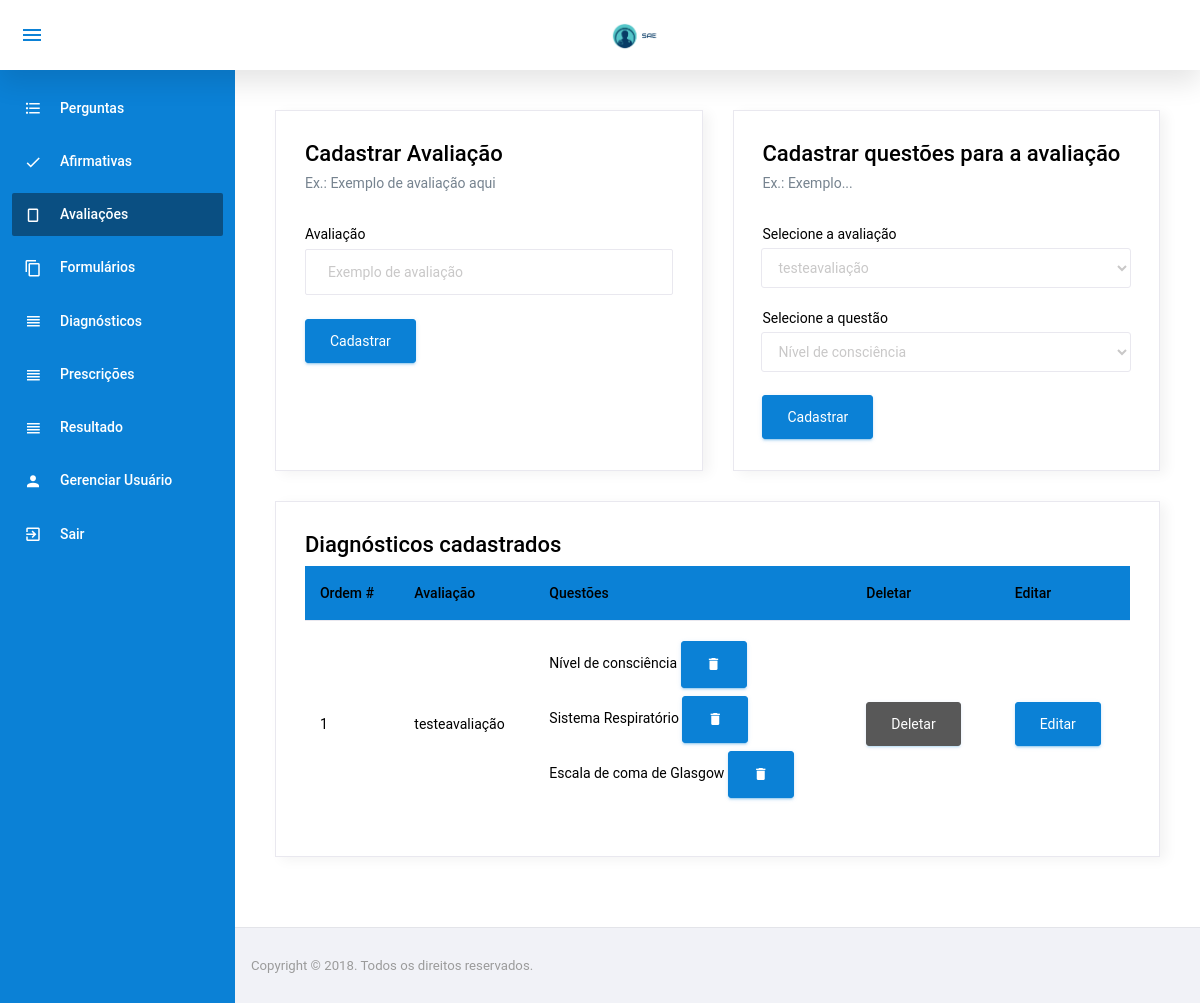
The page /avaliacao/Avaliacao.php (signed in) on the database as committed earlier.
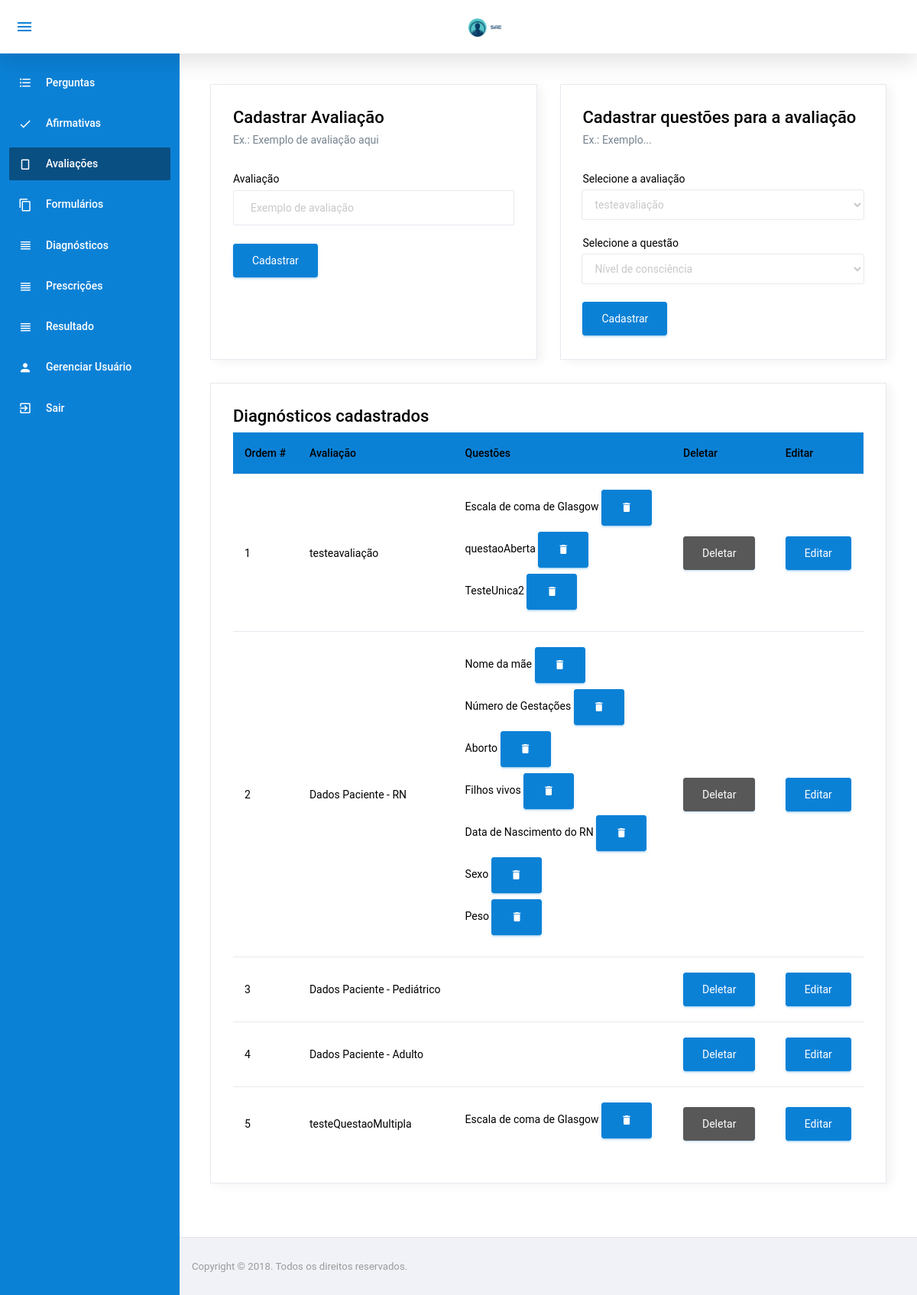
The same page on the database as committed later.
### tables this page shows
CREATE TABLE `avaliacao` (
  `IdAvaliacao` int(11) NOT NULL,
  `Descricao` varchar(100) NOT NULL
);

CREATE TABLE `avaliacaoquestao` (
  `IdQuestao` int(11) NOT NULL,
  `IdAvaliacao` int(11) NOT NULL
);

CREATE TABLE `questao` (
  `IdQuestao` int(11) NOT NULL,
  `IdTipoQuestao` tinyint(4) NOT NULL,
  `Descricao` varchar(300) NOT NULL,
  `PossuiOutro` char(1) NOT NULL
);

### config/BD.php (called while the page is built, shortened)
<?php
	class BancoDados{
		public static function obterConexao(){
			if(isset($conexao) == false){
				$conexao = new PDO("mysql:dbname=u989534060_sae;host=localhost","root","",array(PDO::MYSQL_ATTR_INIT_COMMAND => "SET NAMES utf8"));
				$conexao->setAttribute(PDO::ATTR_ERRMODE, PDO::ERRMODE_EXCEPTION);
			}
			return $conexao;
		}
	}
?>

### model/AvaliacaoModel.php (called while the page is built, shortened)
<?php
	require_once $_SERVER["DOCUMENT_ROOT"] . "/sae/config/BD.php";
	class AvaliacaoModel{
		private $bd;
		 function __construct(){
		 	$this->bd = BancoDados::obterConexao();
		 }
		 public function listarTodos(){
		 	$listar = $this->bd->query("SELECT * from avaliacao");
		 	$res = $listar->fetchAll(PDO::FETCH_ASSOC);
		 	return $res;
         }
	}
?>

### model/AvaliacaoQuestaoModel.php (called while the page is built, shortened)
<?php
	require_once $_SERVER["DOCUMENT_ROOT"] . "/sae/config/BD.php";
	class AvaliacaoQuestaoModel{
		private $bd;
		 function __construct(){
		 	$this->bd = BancoDados::obterConexao();
		 }
		 public function listarTodasQuestoes($idAvaliacao){
			$listarTodasQuestoes = $this->bd->query("SELECT * from avaliacaoquestao WHERE idAvaliacao = " . $idAvaliacao);
			$res = $listarTodasQuestoes->fetchAll(PDO::FETCH_ASSOC);
			return $res;
		 }
	}
?>

### model/QuestaoModel.php (called while the page is built, shortened)
<?php
	require_once $_SERVER["DOCUMENT_ROOT"] . "/sae/config/BD.php";
	class QuestaoModel{
		private $bd;
		 function __construct(){
		 	$this->bd = BancoDados::obterConexao();
		 }
		public function listarID($idQuestao){
            $listarUm = $this->bd->prepare("SELECT * from questao where idQuestao = :idQuestao");
            $listarUm->bindParam(":idQuestao", $idQuestao, PDO::PARAM_INT);
            $listarUm->execute();
            $res = $listarUm->fetch(PDO::FETCH_ASSOC);
            return $res;
         }
	}
?>

### avaliacao/TabelaAvaliacao.php (the view, shortened to what this page needs)
<?php
    $avaliacaoQuestao = new AvaliacaoQuestaoModel();
    $questao = new QuestaoModel();
?>
<div class="card">
    <div class="card-body">
        <h4>Diagnósticos cadastrados</h4>
        <div class="table-responsive">
            <table id="order-listing" class="table">
                <thead>
                    <tr>
                        <th>Ordem #</th>
                        <th>Avaliação</th>
                        <th>Questões</th>
                        <th>Deletar</th>
                        <th>Editar</th>
                    </tr>
                </thead>
                <tbody>
                    <?php
                            $ordem = 0;
                        foreach($resAvaliacao as $aval){
                        $ordem++;
                    ?>
                        <tr>
                            <td><?php echo $ordem;?></td>
                            <td><?php echo $aval['Descricao'];?></td>
                            <td>
                                    <?php
                                            $resAvalQuestao = $avaliacaoQuestao->listarTodasQuestoes($aval['IdAvaliacao']);
                                            foreach($resAvalQuestao as $avalQuest){
                                                $resQuestaoDescricao = $questao->listarID($avalQuest['IdQuestao']);
                                    ?>
                                    <form method="post" action="../controller/AvaliacaoQuestaoController.php?acao=deletar">
                                        <div class="row">
                                            <div class="col-12">
                                              <p><?php echo $resQuestaoDescricao['Descricao'];?> </li>  <button type="submit" class="btn btn-primary mr-2"><i class="mdi mdi-delete"></i></button> </p>
                                            </div>
                                        </div>
                                        </form>
                                    <?php } ?>
                            </td>
                            <td>
                                <form class="forms-sample" method="post" action="../controller/AvaliacaoController.php?acao=deletar">
                                    <button type="submit"
                                    <?php if(count($resAvalQuestao) > 0){
                                        echo "disabled";
                                    }?>
                                    class="btn btn-primary mr-2">Deletar</button>
                                </form>
                            </td>
                            <td>
                            <button type="button" class="btn btn-primary" data-toggle="modal" data-target="#modal<?php echo $aval['IdAvaliacao'];?>">
                                Editar
                            </button>
                            </td>
                        </tr>
                    <?php } ?>
                </tbody>
            </table>
        </div>
    </div>
</div>

Rows that differ between the two databases and show on the page:
removed avaliacaoquestao: IdQuestao.Descricao "Nível de consciência", shown under avaliacao "testeavaliação"
removed avaliacaoquestao: IdQuestao.Descricao "Sistema Respiratório", shown under avaliacao "testeavaliação"
added avaliacaoquestao: IdQuestao.Descricao "questaoAberta", shown under avaliacao "testeavaliação"
added avaliacaoquestao: IdQuestao.Descricao "TesteUnica2", shown under avaliacao "testeavaliação"
added avaliacao: Descricao "Dados Paciente - RN"
added avaliacaoquestao: IdQuestao.Descricao "Nome da mãe", shown under "Dados Paciente - RN"
added avaliacaoquestao: IdQuestao.Descricao "Número de Gestações", shown under "Dados Paciente - RN"
added avaliacaoquestao: IdQuestao.Descricao "Aborto", shown under "Dados Paciente - RN"
added avaliacaoquestao: IdQuestao.Descricao "Filhos vivos", shown under "Dados Paciente - RN"
added avaliacaoquestao: IdQuestao.Descricao "Data de Nascimento do RN", shown under "Dados Paciente - RN"
added avaliacaoquestao: IdQuestao.Descricao "Sexo", shown under "Dados Paciente - RN"
added avaliacaoquestao: IdQuestao.Descricao "Peso", shown under "Dados Paciente - RN"
added avaliacao: Descricao "Dados Paciente - Pediátrico"
added avaliacao: Descricao "Dados Paciente - Adulto"
added avaliacao: Descricao "testeQuestaoMultipla"
added avaliacaoquestao: IdQuestao.Descricao "Escala de coma de Glasgow", shown under "testeQuestaoMultipla"
